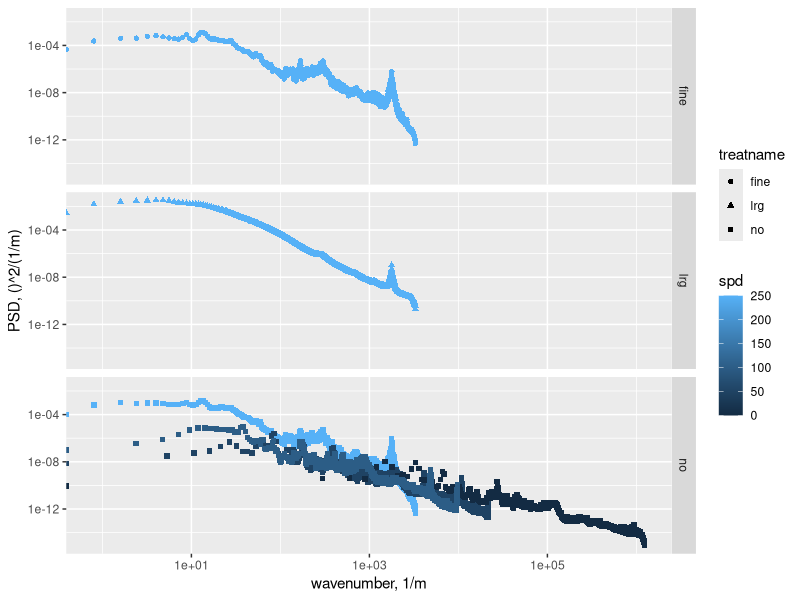

The R source for this figure: (Note: this script raises an error after producing the figure.)
library(ggplot2)

# load psd data
psd <- read.table("mikepsdk.csv",header=TRUE,sep=",")

# plot psd
fig6 <- ggplot(data=psd,aes(kfrequency,Pxx,colour=spd,shape=treatname))+geom_point()+scale_x_log10()+scale_y_log10()+xlab("wavenumber, 1/m")+ylab("PSD, ()^2/(1/m)")+facet_grid(treatname~.)
pdf("mikepsdk.pdf")
print(fig6)
dev.off()



# load third-octave-band data
tob <- read.table("miketobk.csv",header=TRUE,sep=",",na.strings="nan")

# plot tob
fig7 <- ggplot(data=tob,aes(x=as.factor(kcenterfreq),y=value,colour=spd,na.rm=TRUE))+geom_point()+geom_line(aes(group=spd))+scale_y_log10()+xlab("1/3 octave band center wavenumber, 1/m")+ylab("()^2")+facet_grid(treatname~.)+opts(axis.text.x=theme_text(angle=-90,hjust=0))
pdf("miketobk.pdf")
print(fig7)
dev.off()

